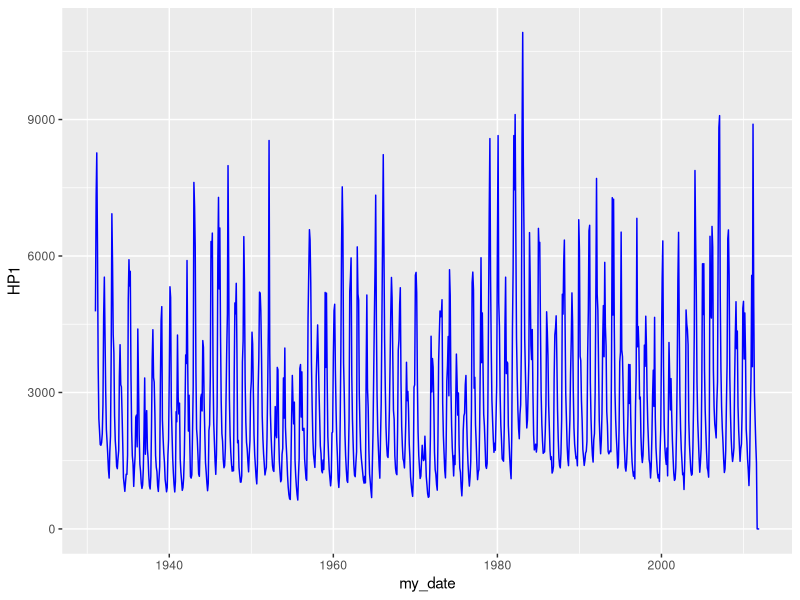
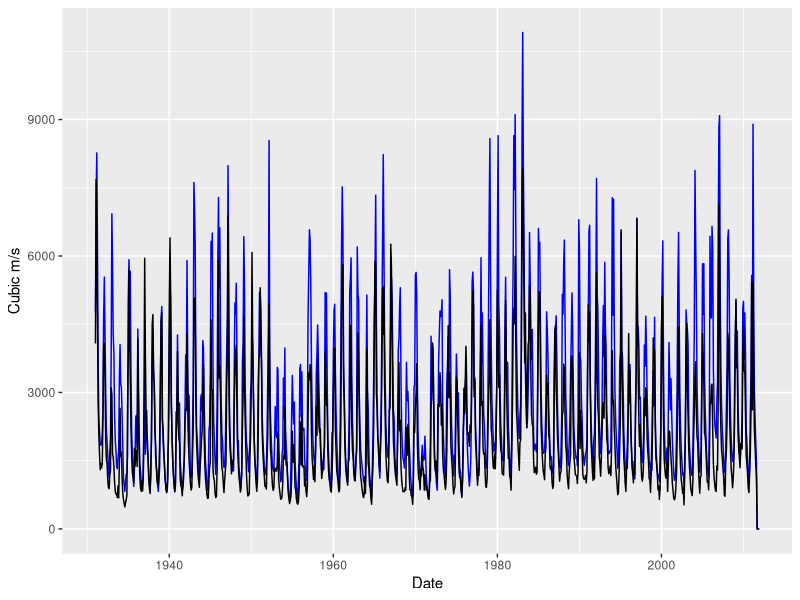
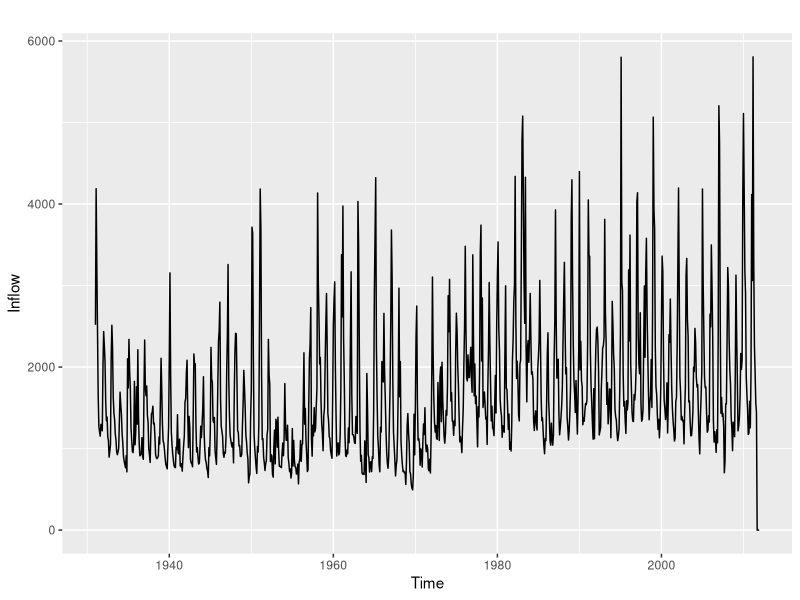
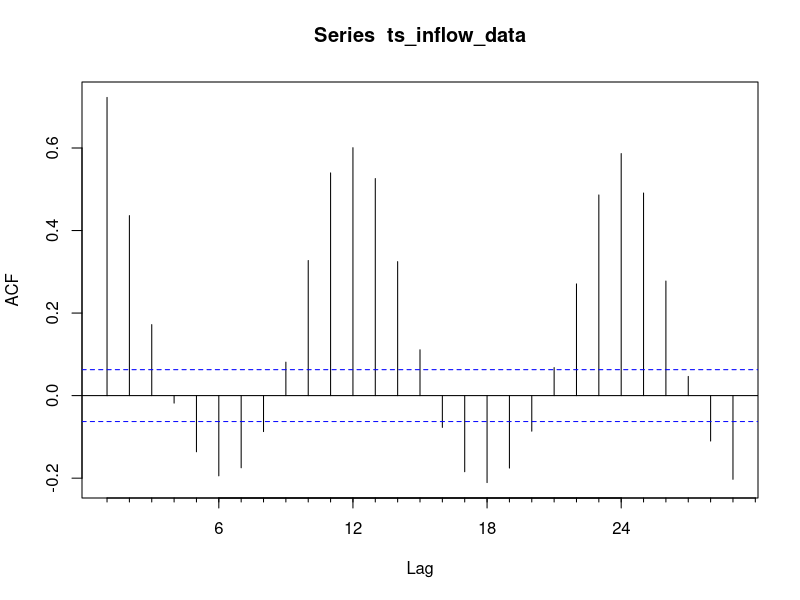
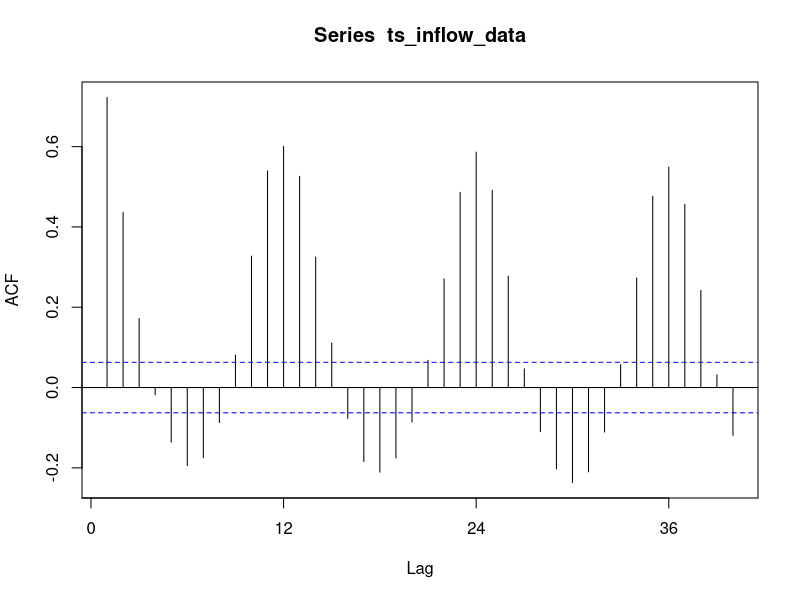
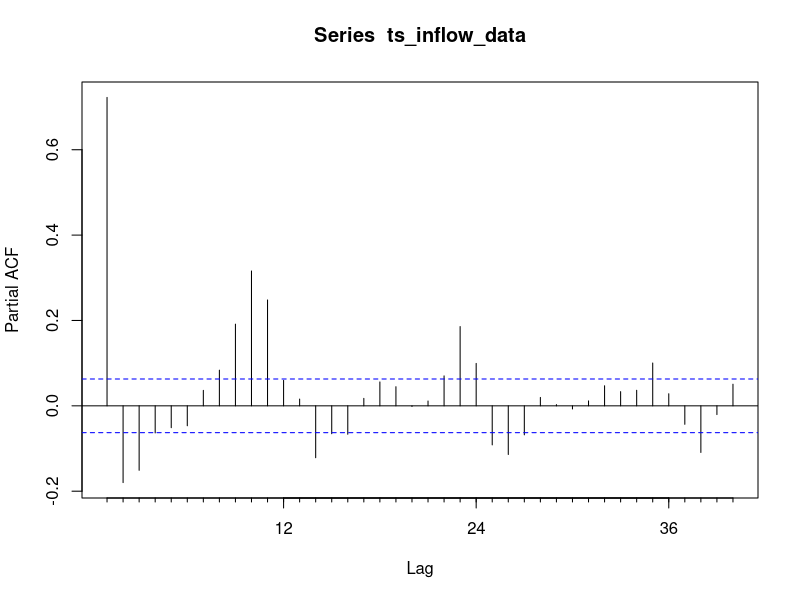

The R source for these figures, in order:
## ---- chunk 1
knitr::opts_chunk$set(echo = TRUE) 
## ---- chunk 2
library(lubridate)
library(ggplot2)
library(forecast) #added for Acf and Pacf functions

## ---- chunk 3
#Importing time series data from text file
#I am calling it raw for now because it's data as it is in the file

#Option 1: import using absolute path
#raw_inflow_data <- read.table(file="/Users/lmm89/OneDrive/Duke_University/9_Spring2022/ENV790_TSA/Git_Repo/ENV790_TimeSeriesAnalysis_Sp2022_v2/Data/inflowtimeseries.txt",header=FALSE,skip=0)

#Option 2: import using shortcut "." or ".." or relative path
# the "." will point to the folder set as current directory
# the ".." will point to your parent folder set as current directory

#check which folder is your current directory using function getwd()
getwd()
# my output was "/Users/lmm89/Library/CloudStorage/OneDrive-Personal/Duke_University/11_Spring2023/ENV790_TSA/GitHub/TimeSeriesAnalysis_Sp23" meaning current directory is my project folder, therefore I only need to use "."
# if output was "/Users/lmm89/Library/CloudStorage/OneDrive-Personal/Duke_University/11_Spring2023/ENV790_TSA/GitHub/TimeSeriesAnalysis_Sp23/Lessons" then I would need to use ".."

raw_inflow_data <- read.table(file="./Data/inflowtimeseries.txt",header=FALSE,skip=0)

#If you want specific columns just trim the table
raw_inflow_data <- raw_inflow_data[,1:5] #the space before the comma means you want all rows
                                 #and 1:5 means all columns from 1 to 5
nhydro <- ncol(raw_inflow_data)-2
nobs <- nrow(raw_inflow_data) 

#If your file does not have header like this one you can add column names after creating the data frame
colnames(raw_inflow_data)=c("Month","Year", "HP1", "HP2","HP3")

#Checking data
head(raw_inflow_data)
str(raw_inflow_data)
## ---- chunk 4
#using package lubridate
my_date <- paste(raw_inflow_data[,1],raw_inflow_data[,2],sep="-")
my_date <- my(my_date)  #function my from package lubridate
head(my_date)
#add that to inflow_data 
inflow_data <- cbind(my_date,raw_inflow_data[,3:5]) #cbind stands for column bind
head(inflow_data)

## ---- chunk 5
#using package ggplot2
ggplot(inflow_data,aes(x=my_date,y=HP1))+
  geom_line(color="blue")

#adding two time series to the same plot (y axis - cubic meters / second)
ggplot(inflow_data,aes(x=my_date))+
  geom_line(aes(y=HP1),color="blue")+
  geom_line(aes(y=HP2),color="black")+
  labs(y="Cubic m/s",x="Date")

## ---- chunk 6
ts_inflow_data <- ts(inflow_data[,"HP3"],start=c(1931,1),frequency=12)
# first argument is what you're trying to convert to time series; you can use the column # or column name. So use 2 instead of "HP1"
# first space before comma refers to # of rows; if you leave it blank it'll give you all the rows
# frequency = number of times observation repeats

ts_inflow_data 

## ---- chunk 7

autoplot(ts_inflow_data) +
  xlab("Time") +
  ylab("Inflow") +
  labs(color="Reservoir")
  
## ---- chunk 8
# Option 1: The function acf() and pacf() is from package "stats"
HP1_acf <- Acf(ts_inflow_data) # output is a plot
# plot shows a periodic pattern, gives you info that a seasonal component is present in the data set
# note that "acf()" with small a starts at 0, "Acf()" with a capital A gives months

HP1_pacf=

#Option 2: Computing ACF and PACF with package "forecast"

#The next line will output a plot since we have plot=TRUE and also store the acf values in the object
HP1_acf=Acf(ts_inflow_data,lag.max=40)

HP1_pacf <- Pacf(ts_inflow_data,lag.max=40) # look at PACF to point out which elements to add to model b/c have strong correlation with value you're trying to estimate; blue lines represent "significant" correlation interval, should add things outside of the blue lines

